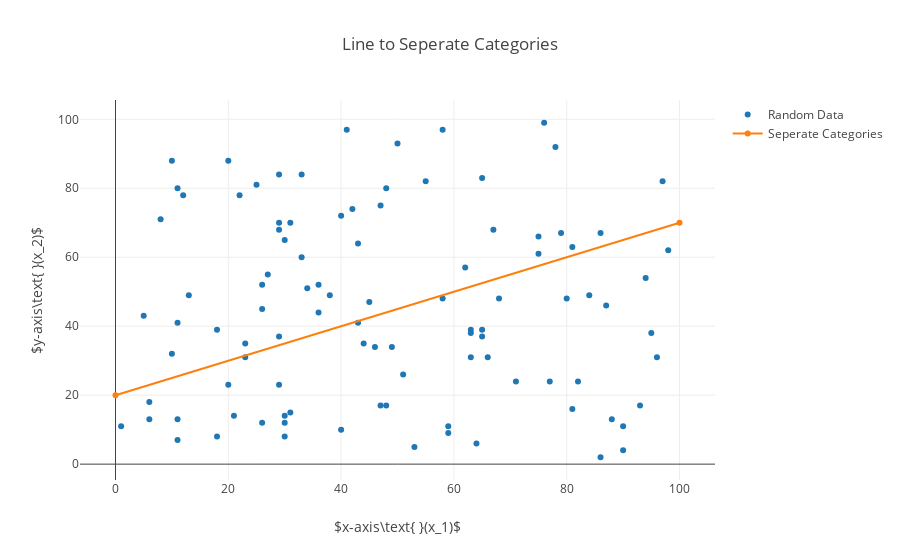

Here is the notebook cell this chart was saved with:
### Markdown cell above
Let's graph a line through the points in which we want to perdict

### Code cell
# Plot a line y=mx+b
x = np.linspace(0,numberOfPoints,2)
m = 0.5
b = 20
y = m*x+b

line = go.Scatter(
    x = x,
    y = y,
    name = 'Seperate Categories'
)

layout.title = 'Line to Seperate Categories'
fig = go.Figure(data=[graphPoints, line], layout=layout)
plt.iplot(fig)

### Figure 1 — Plotly figure (JSON) as saved in the notebook; plotly's stock layout.template omitted (floating-point values rounded to 4 significant figures)
{"data": [{"marker": {"symbol": "circle"}, "mode": "markers", "name": "Random Data", "type": "scatter", "uid": "d25bc0c2-e202-4f4b-87e8-15f91ef2fe73", "x": [11, 97, 11, 29, 23, 78, 44, 18, 40, 55, 63, 48, 43, 45, 95, 42, 62, 36, 29, 65, 58, 47, 48, 5, 88, 64, 75, 86, 41, 84, 6, 29, 96, 51, 86, 27, 31, 46, 11, 25, 93, 67, 75, 59, 30, 31, 29, 59, 47, 30, 71, 65, 80, 34, 65, 63, 26, 1, 66, 26, 30, 29, 87, 6, 81, 90, 43, 63, 10, 53, 94, 11, 36, 21, 33, 33, 20, 13, 90, 50, 20, 40, 77, 8, 81, 82, 12, 49, 18, 68, 23, 26, 22, 30, 58, 98, 38, 76, 10, 79], "y": [41, 82, 80, 70, 31, 92, 35, 39, 10, 82, 39, 17, 64, 47, 38, 74, 57, 52, 68, 37, 48, 17, 80, 43, 13, 6, 61, 67, 97, 49, 18, 84, 31, 26, 2, 55, 15, 34, 7, 81, 17, 68, 66, 11, 8, 70, 23, 9, 75, 65, 24, 39, 48, 51, 83, 31, 12, 11, 31, 52, 12, 37, 46, 13, 63, 11, 41, 38, 88, 5, 54, 13, 44, 14, 84, 60, 88, 49, 4, 93, 23, 72, 24, 71, 16, 24, 78, 34, 8, 48, 35, 45, 78, 14, 97, 62, 49, 99, 32, 67]}, {"name": "Seperate Categories", "type": "scatter", "uid": "9db97611-8355-4eb9-ad37-a30be479d6d1", "x": [0, 100], "y": [20, 70]}], "layout": {"autosize": true, "title": "Line to Seperate Categories", "xaxis": {"autorange": true, "range": [-5.926, 105.9], "title": "$x-axis\\text{ }(x_1)$", "type": "linear"}, "yaxis": {"autorange": true, "range": [-5.105, 106.1], "title": "$y-axis\\text{ }(x_2)$", "type": "linear"}}}
